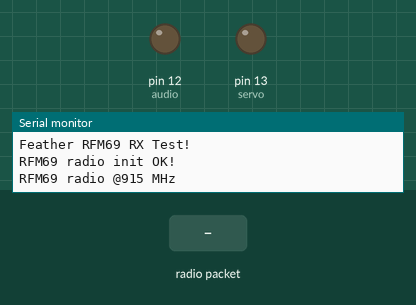
The sketch below on a simulated Arduino Uno, built with avr-gcc and run on an emulated ATmega328P. On the bench: output pins drawn as LEDs (lit = HIGH), the last lines printed to the serial monitor. The inputs (shaded band) are chosen by the test bench. No radio packets arrive unless stated; pins used as bus, display or sensor lines are not drawn.

Above: at 1.2 s.
1.3 s: radio packet "1" arrives
At 2.5 s:
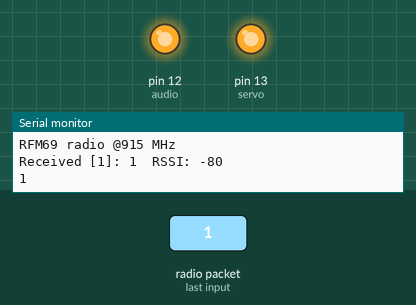
2.8 s: radio packet "0" arrives
At 3.8 s:
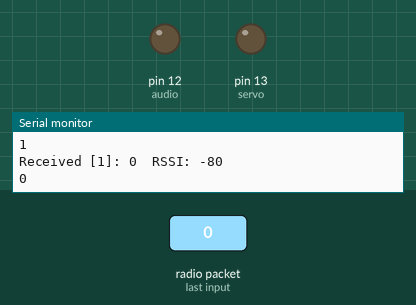
Timing chart, 0 to 5.8 s (numbered marks = the images above; inputs shaded):
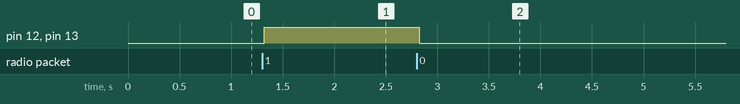

The sketch:

radiorx.ino
```cpp
// rf69 mask reciever
// -*- mode: C++ -*-
// Critical Making s17

#include <SPI.h>
#include <RH_RF69.h>

/************ Radio Setup ***************/

// Change to 434.0 or other frequency, must match RX's freq!
#define RF69_FREQ 915.0
#define RFM69_CS      10   // "B"
#define RFM69_RST     11   // "A"
#define RFM69_IRQ     6    // "D"
#define RFM69_INT     6    // "D"
#define RFM69_IRQN    digitalPinToInterrupt(RFM69_IRQ)

// used for feather pass through
#define audio            12
#define servo            13

// Singleton instance of the radio driver
RH_RF69 rf69(RFM69_CS, RFM69_INT);

int16_t packetnum = 0;  // packet counter, we increment per xmission

void setup()
{
  Serial.begin(115200);

  // wait until serial console is open, remove if not tethered to computer
  // while (!Serial) delay(1);

  pinMode(RFM69_RST, OUTPUT);
  digitalWrite(RFM69_RST, LOW);

  Serial.println("Feather RFM69 RX Test!");
  Serial.println();

  // manual reset
  digitalWrite(RFM69_RST, HIGH);
  delay(10);
  digitalWrite(RFM69_RST, LOW);
  delay(10);

  if (!rf69.init()) {
    Serial.println("RFM69 radio init failed");
    while (1);
  }

  Serial.println("RFM69 radio init OK!");

  // Defaults after init are 434.0MHz, modulation GFSK_Rb250Fd250, +13dbM (for low power module)
  // No encryption
  if (!rf69.setFrequency(RF69_FREQ)) {
    Serial.println("setFrequency failed");
  }

  // If you are using a high power RF69 eg RFM69HW, you *must* set a Tx power with the
  // ishighpowermodule flag set like this:
  rf69.setTxPower(20, true);  // range from 14-20 for power, 2nd arg must be true for 69HCW

  // The encryption key has to be the same as the one in the server
  uint8_t key[] = { 0x01, 0x02, 0x03, 0x04, 0x05, 0x06, 0x07, 0x08,
                    0x01, 0x02, 0x03, 0x04, 0x05, 0x06, 0x07, 0x08
                  };
  rf69.setEncryptionKey(key);

  Serial.print("RFM69 radio @");
  Serial.print((int)RF69_FREQ);
  Serial.println(" MHz");

  // pinmode setting
  pinMode(audio, OUTPUT);
  pinMode(servo, OUTPUT);
}


void loop() {
  int msg = readMessage();

  if (msg >= 0) {
    digitalWrite(audio, msg);
    digitalWrite(servo, msg);
    Serial.println(msg);
  }

}

// function to read whether a signal was received from the handtransmitter
// returns which type of signal was recieved (either high or low), or
int readMessage() {
  if (rf69.available()) {
    // Should be a message for us now
    uint8_t buf[RH_RF69_MAX_MESSAGE_LEN];
    uint8_t len = sizeof(buf);
    if (rf69.recv(buf, &len)) {
      if (!len)
        return -1;
      buf[len] = 0;

      Serial.print("Received [");
      Serial.print(len);
      Serial.print("]: ");
      Serial.print((char*)buf);
      Serial.print("\tRSSI: ");
      Serial.println(rf69.lastRssi(), DEC);

      if (buf[0] == '0') {
        return 0;
      } else if (buf[0] == '1') {
        return 1;
      } else {
        Serial.print("unexpected msg recieved:");
        Serial.println((char*)buf);
      }

    }
  }

  delay(100); // delay before reading again
  return -1;

}
```

Measured:
- after the input at 1.3 s, pin 12 (audio), pin 13 (servo): LOW → HIGH at once
- after the input at 2.8 s, pin 12 (audio), pin 13 (servo): HIGH → LOW at once
